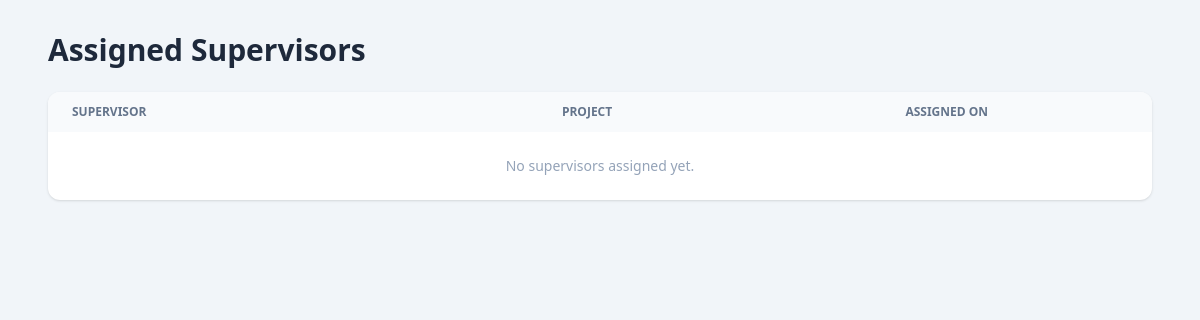
Before: /construction/supervisors/ (signed in) with the older database file.
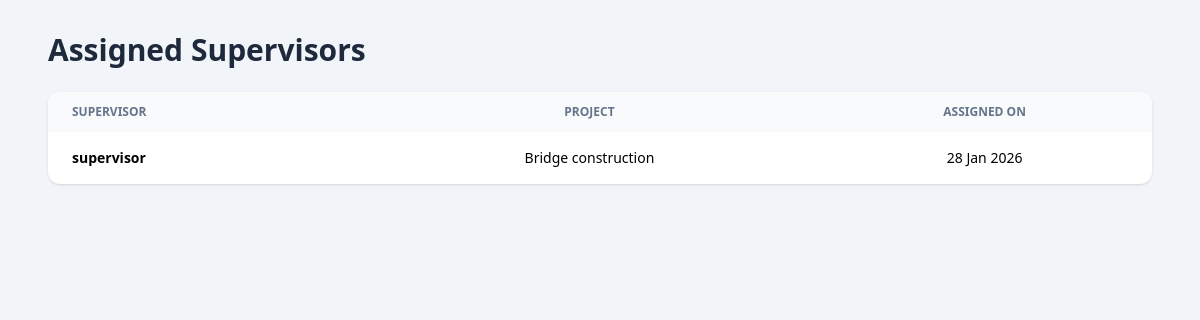
After: the same page with the newer database file.
### construction/models.py (models this page shows, shortened)
class ProjectSupervisor(models.Model):
    project = models.ForeignKey(Project, on_delete=models.CASCADE)
    supervisor = models.ForeignKey(
        User,
        on_delete=models.CASCADE,
        limit_choices_to={'role__name': 'Supervisor'}
    )
    assigned_at = models.DateTimeField(auto_now_add=True)
    class Meta:
        unique_together = ('project', 'supervisor')

class Project(models.Model):
    name = models.CharField(max_length=200)
    created_by = models.ForeignKey(
        User,
        on_delete=models.SET_NULL,
        null=True,
        related_name='created_projects'
    )
    manager = models.ForeignKey(
        User,
        on_delete=models.PROTECT,
        related_name='managed_projects',
        limit_choices_to={'role__name': 'Project Manager'}
    )
    start_date = models.DateField()
    end_date = models.DateField()
    budget = models.DecimalField(max_digits=15, decimal_places=2)
    is_active = models.BooleanField(default=True)
    created_at = models.DateTimeField(auto_now_add=True)

### accounts/models.py (models this page shows)
class User(AbstractUser):
    role = models.ForeignKey(
        Role,
        on_delete=models.PROTECT,
        null=True,
        blank=True
    )
    created_by = models.ForeignKey(
        'self',
        null=True,
        blank=True,
        on_delete=models.SET_NULL,
        related_name='created_users'
    )
    created_at = models.DateTimeField(auto_now_add=True)

### construction/views.py (the view)
# urls.py: path('supervisors/', views.supervisors_list, name='pm_supervisors'),
@login_required
def supervisors_list(request):
    supervisors = ProjectSupervisor.objects.filter(
        project__manager=request.user
    ).select_related('supervisor', 'project')
    return render(request, 'construction/supervisor_list.html', {
        'supervisors': supervisors
    })

### construction/templates/construction/supervisor_list.html (shortened to what this page needs)
<!DOCTYPE html>
<html lang="en">
<head>
    <script src="https://cdn.tailwindcss.com"></script>
</head>
<body class="bg-slate-100 min-h-screen">
<div class="max-w-6xl mx-auto px-6 py-8">
    <h1 class="text-3xl font-extrabold text-slate-800 mb-6">
        Assigned Supervisors
    </h1>
    <div class="bg-white rounded-xl shadow overflow-hidden">
        <table class="w-full text-sm">
            <thead class="bg-slate-50 text-xs uppercase text-slate-500 font-bold">
                <tr>
                    <th class="px-6 py-3 text-left">Supervisor</th>
                    <th class="px-6 py-3">Project</th>
                    <th class="px-6 py-3">Assigned On</th>
                </tr>
            </thead>
            <tbody class="divide-y">
                {% for item in supervisors %}
                <tr class="hover:bg-slate-50">
                    <td class="px-6 py-4 font-semibold">
                        {{ item.supervisor.username }}
                    </td>
                    <td class="px-6 py-4 text-center">
                        {{ item.project.name }}
                    </td>
                    <td class="px-6 py-4 text-center">
                        {{ item.assigned_at|date:"d M Y" }}
                    </td>
                </tr>
                {% empty %}
                <tr>
                    <td colspan="3" class="px-6 py-6 text-center text-slate-400">
                        No supervisors assigned yet.
                    </td>
                </tr>
                {% endfor %}
            </tbody>
        </table>
    </div>
</div>
</body>
</html>

Changed rows visible on the page:
added ProjectSupervisor: supervisor.username "supervisor", project.name "Bridge construction", assigned_at "28 Jan 2026"
Other visible differences:
text no longer shown: "No supervisors assigned yet."
